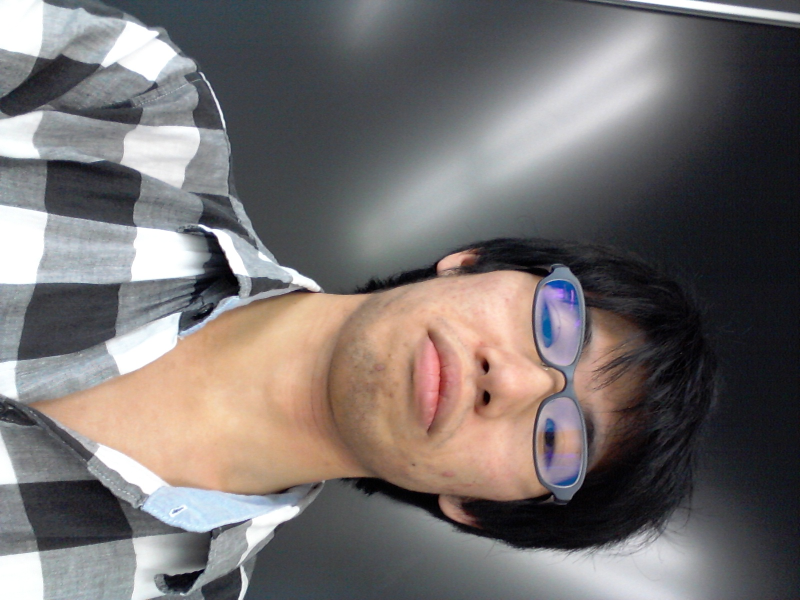
#> input picture edge/new_sample/5.jpg, 1600 x 1200 px (shown at 1/2 size)
$ python resize.py
#> lines starting #> are read from the running program, lines starting #| are printed output that depends on the picture
from PIL import Image
import os
import sys

try:
    filename = sys.argv(1)
except:
    filename = '5.jpg'

try:
    outfilename = sys.argv(2)
except:
    outfilename = 'out.jpg'

try:
    orientation = True
except:
    prientation = False

im = Image.open(filename)
#> im is the input picture: PIL image 1600x1200 RGB; mean R, G, B 117.2, 111.6, 110.7
if orientation is True:
    out = im.resize((400,300))
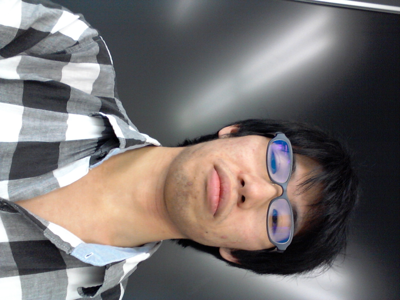
#> out: PIL image 400x300 RGB; mean R, G, B 117.2, 111.6, 110.7
else:
    out = im.resize((300,400))

out.show()
out.save(outfilename)

$ run again, with edge/new_sample/1.jpg copied over edge/new_sample/5.jpg
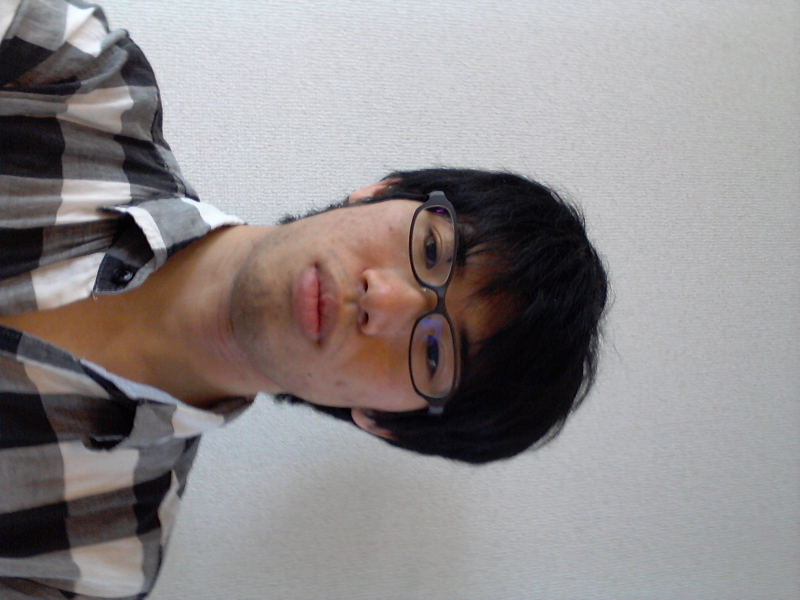
#> input picture edge/new_sample/1.jpg, 1600 x 1200 px (shown at 1/2 size)
#> im is the input picture: PIL image 1600x1200 RGB; mean R, G, B 143.2, 138.1, 138.8
#> `out = im.resize((400,300))`:
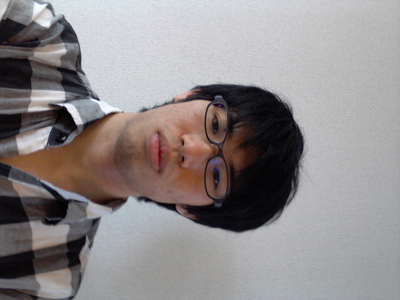
#> out: PIL image 400x300 RGB; mean R, G, B 143.2, 138.1, 138.8

$ run again, with edge/new_sample/2.jpg copied over edge/new_sample/5.jpg
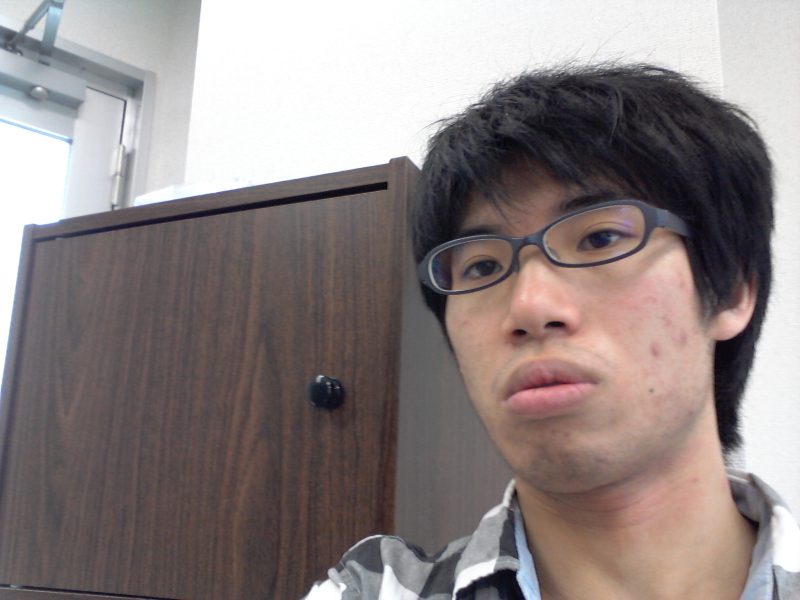
#> input picture edge/new_sample/2.jpg, 1600 x 1200 px (shown at 1/2 size)
#> im is the input picture: PIL image 1600x1200 RGB; mean R, G, B 141.3, 131.2, 130.5
#> `out = im.resize((400,300))`:
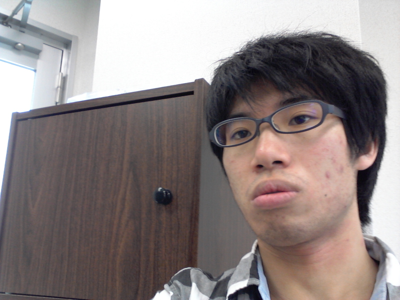
#> out: PIL image 400x300 RGB; mean R, G, B 141.3, 131.2, 130.5

$ run again, with edge/new_sample/3.jpg copied over edge/new_sample/5.jpg
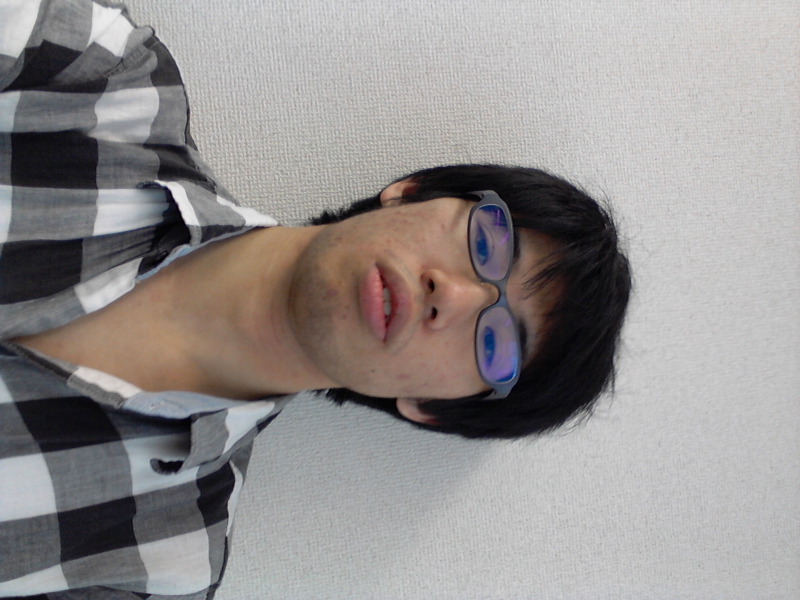
#> input picture edge/new_sample/3.jpg, 1600 x 1200 px (shown at 1/2 size)
#> im is the input picture: PIL image 1600x1200 RGB; mean R, G, B 148.2, 144.1, 143.2
#> `out = im.resize((400,300))`:
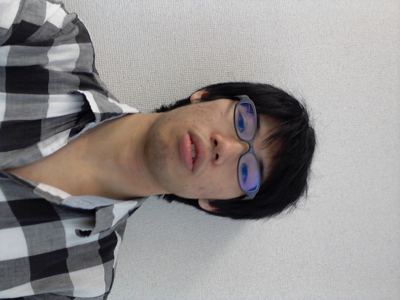
#> out: PIL image 400x300 RGB; mean R, G, B 148.2, 144.1, 143.2
